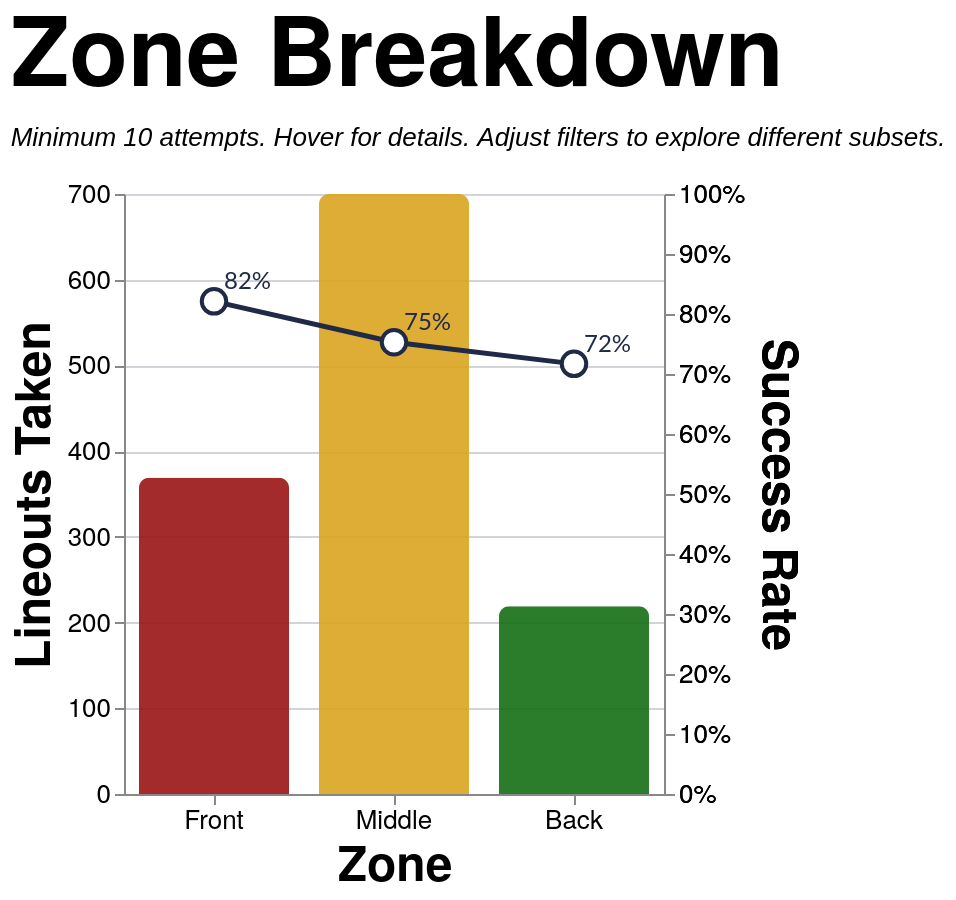

The specification (Vega-Lite) saved for this image:
### Vega-Lite specification from a JSON file in a GitHub repository (floating-point values rounded to 4 significant figures; data arrays with more than 128 entries replaced by an {"elided": "..."} marker saying what was removed)
{"config": {"axis": {"labelFont": "PT Sans Narrow, Helvetica Neue, Helvetica, Arial, sans-serif", "titleFont": "PT Sans Narrow, Helvetica Neue, Helvetica, Arial, sans-serif", "labelFontSize": 13, "titleFontSize": 24, "gridColor": "#202947", "gridOpacity": 0.2, "zindex": 1}, "text": {"font": "Lato, sans-serif"}, "bar": {"cornerRadiusEnd": 5}, "header": {"labelFont": "PT Sans Narrow, Helvetica Neue, Helvetica, Arial, sans-serif", "titleFont": "PT Sans Narrow, Helvetica Neue, Helvetica, Arial, sans-serif", "labelFontSize": 24, "titleFontSize": 28, "labelFontWeight": "bold", "orient": "left"}, "legend": {"labelFont": "PT Sans Narrow, Helvetica Neue, Helvetica, Arial, sans-serif", "titleFont": "PT Sans Narrow, Helvetica Neue, Helvetica, Arial, sans-serif", "labelFontSize": 14, "titleFontSize": 16, "titlePadding": 5, "fillColor": "white", "strokeColor": "black", "padding": 10, "titleFontWeight": "lighter", "titleFontStyle": "italic", "titleColor": "gray", "offset": 10}, "title": {"font": "PT Sans Narrow, Helvetica Neue, Helvetica, Arial, sans-serif", "fontSize": 48, "fontWeight": "bold", "anchor": "start", "align": "center", "titlePadding": 20, "subtitlePadding": 10, "subtitleFontSize": 13, "subtitleColor": "", "subtitleFontStyle": "italic", "offset": 15, "color": "black"}, "axisX": {"labelAngle": 0}, "facet": {"title": null, "header": null, "align": {"row": "each", "column": "each"}, "spacing": 10}, "resolve": {"scale": {"y": "independent", "facet": "independent"}}, "background": "transparent", "scale": {"offsetBandPaddingOuter": 0.2, "offsetBandPaddingInner": 0.1}, "view": {"stroke": null, "background": "transparent"}}, "layer": [{"mark": {"type": "bar", "opacity": 0.9, "size": 75}, "encoding": {"color": {"field": "area", "legend": null, "scale": {"domain": ["Front", "Middle", "Back"], "range": ["#991515", "goldenrod", "#146f14"]}, "type": "nominal"}, "stroke": {"value": "transparent"}, "tooltip": [{"field": "area", "title": "Zone", "type": "nominal"}, {"field": "attempts", "format": ",.0f", "title": "Attempts", "type": "quantitative"}, {"field": "won", "format": ",.0f", "title": "Won", "type": "quantitative"}, {"field": "success_rate", "format": ".1%", "title": "Success Rate", "type": "quantitative"}], "x": {"axis": {"labelAngle": 0}, "field": "area", "sort": ["Front", "Middle", "Back"], "title": "Zone", "type": "nominal"}, "y": {"field": "attempts", "title": "Lineouts Taken", "type": "quantitative"}}, "transform": [{"filter": "(loSquad == 'All' || datum.squad == loSquad) && (loSeason == 'All' || datum.season == loSeason) && (loGameType == 'All' || (loGameType == 'League + Cup' && (datum.game_type == 'League' || datum.game_type == 'Cup')) || (loGameType == 'League only' && datum.game_type == 'League') || datum.game_type == loGameType) && (loThrower == 'All' || datum.thrower == loThrower) && (loJumper == 'All' || datum.jumper == loJumper) && (loArea == 'All' || datum.area == loArea) && (loNumbers == 'All' || datum.numbers == loNumbers)"}, {"aggregate": [{"op": "count", "as": "attempts"}, {"op": "sum", "field": "won", "as": "won"}], "groupby": ["area"]}, {"filter": "datum.attempts >= 10"}, {"calculate": "datum.won / datum.attempts", "as": "success_rate"}]}, {"mark": {"type": "line", "point": {"fill": "white", "filled": false, "size": 150, "stroke": "#202946"}, "stroke": "#202946", "strokeWidth": 2.5}, "encoding": {"tooltip": [{"field": "area", "title": "Zone", "type": "nominal"}, {"field": "attempts", "format": ",.0f", "title": "Attempts", "type": "quantitative"}, {"field": "won", "format": ",.0f", "title": "Won", "type": "quantitative"}, {"field": "success_rate", "format": ".1%", "title": "Success Rate", "type": "quantitative"}], "x": {"axis": {"labelAngle": 0}, "field": "area", "sort": ["Front", "Middle", "Back"], "title": "Zone", "type": "nominal"}, "y": {"axis": {"format": "%", "orient": "right"}, "field": "success_rate", "scale": {"domain": [0, 1]}, "title": "Success Rate", "type": "quantitative"}}, "transform": [{"filter": "(loSquad == 'All' || datum.squad == loSquad) && (loSeason == 'All' || datum.season == loSeason) && (loGameType == 'All' || (loGameType == 'League + Cup' && (datum.game_type == 'League' || datum.game_type == 'Cup')) || (loGameType == 'League only' && datum.game_type == 'League') || datum.game_type == loGameType) && (loThrower == 'All' || datum.thrower == loThrower) && (loJumper == 'All' || datum.jumper == loJumper) && (loArea == 'All' || datum.area == loArea) && (loNumbers == 'All' || datum.numbers == loNumbers)"}, {"aggregate": [{"op": "count", "as": "attempts"}, {"op": "sum", "field": "won", "as": "won"}], "groupby": ["area"]}, {"filter": "datum.attempts >= 10"}, {"calculate": "datum.won / datum.attempts", "as": "success_rate"}]}, {"mark": {"type": "text", "align": "left", "baseline": "middle", "color": "#202946", "dx": 5, "dy": -10, "fontSize": 12}, "encoding": {"text": {"field": "success_rate", "format": ".0%", "type": "quantitative"}, "x": {"axis": {"labelAngle": 0}, "field": "area", "sort": ["Front", "Middle", "Back"], "title": "Zone", "type": "nominal"}, "y": {"axis": {"format": "%", "orient": "right"}, "field": "success_rate", "scale": {"domain": [0, 1]}, "title": "Success Rate", "type": "quantitative"}}, "transform": [{"filter": "(loSquad == 'All' || datum.squad == loSquad) && (loSeason == 'All' || datum.season == loSeason) && (loGameType == 'All' || (loGameType == 'League + Cup' && (datum.game_type == 'League' || datum.game_type == 'Cup')) || (loGameType == 'League only' && datum.game_type == 'League') || datum.game_type == loGameType) && (loThrower == 'All' || datum.thrower == loThrower) && (loJumper == 'All' || datum.jumper == loJumper) && (loArea == 'All' || datum.area == loArea) && (loNumbers == 'All' || datum.numbers == loNumbers)"}, {"aggregate": [{"op": "count", "as": "attempts"}, {"op": "sum", "field": "won", "as": "won"}], "groupby": ["area"]}, {"filter": "datum.attempts >= 10"}, {"calculate": "datum.won / datum.attempts", "as": "success_rate"}]}], "data": {"name": "data-ff4417377fb2d4051535927ee5fe2613"}, "height": 300, "params": [{"name": "loSquad", "value": "All"}, {"name": "loSeason", "value": "All"}, {"name": "loGameType", "value": "All"}, {"name": "loThrower", "value": "All"}, {"name": "loJumper", "value": "All"}, {"name": "loArea", "value": "All"}, {"name": "loNumbers", "value": "All"}], "resolve": {"scale": {"y": "independent"}}, "title": {"text": "Zone Breakdown", "subtitle": "Minimum 10 attempts. Hover for details. Adjust filters to explore different subsets."}, "width": {"step": 90}, "$schema": "https://vega.github.io/schema/vega-lite/v5.20.1.json", "datasets": {"data-ff4417377fb2d4051535927ee5fe2613": {"elided": "1291 records"}}}
